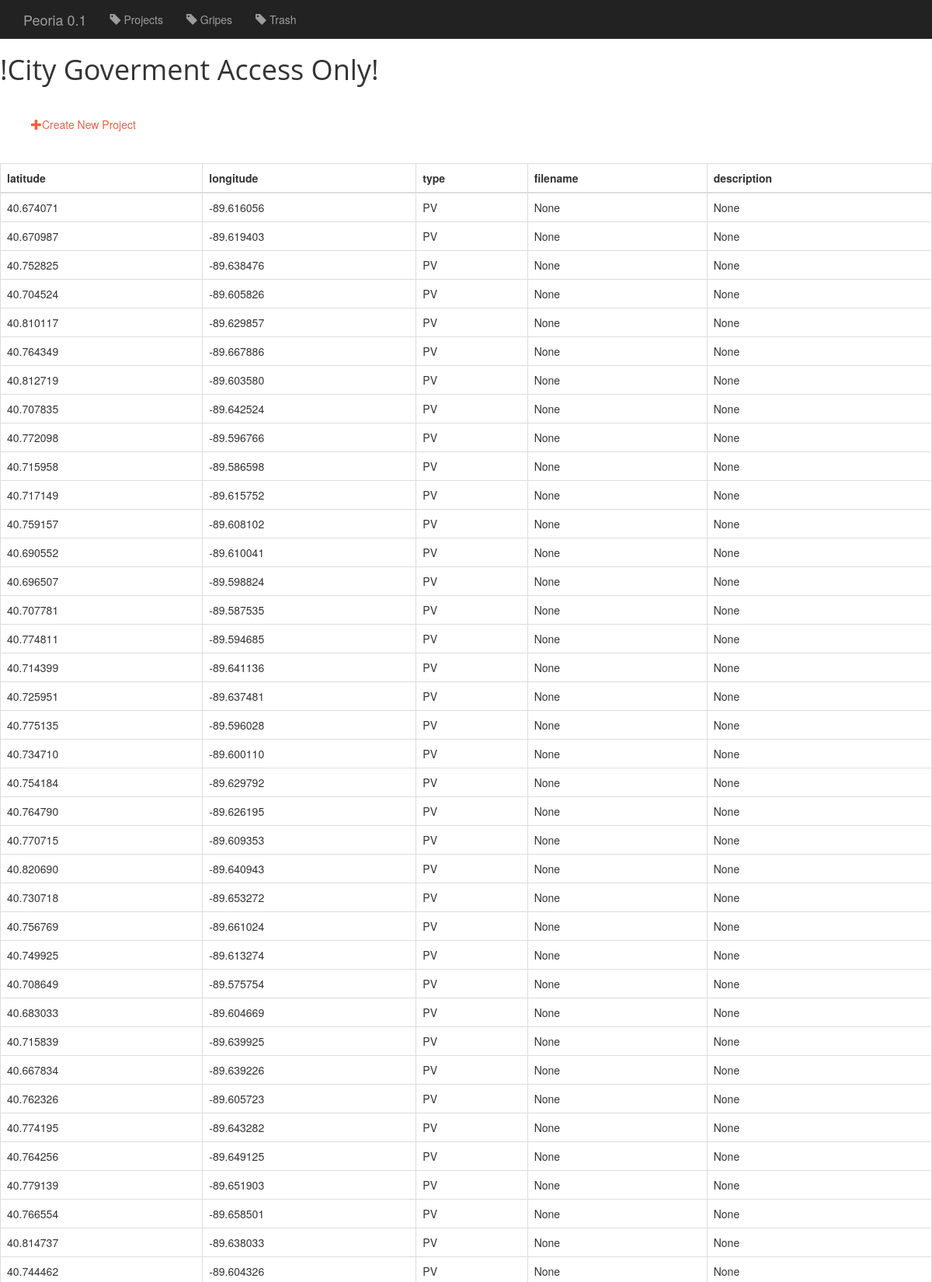
/peoria/project/ (upper part), run on the app's committed database.
### peoria/models.py (models this page shows, shortened)
class Project(models.Model):
    latitude = models.DecimalField(max_digits=10, decimal_places=6, default=40.703545)
    longitude = models.DecimalField(max_digits=10, decimal_places=6, default=-89.579086)
    PAVEMENT = 'PV'
    BIKE = 'BK'
    TRASHCANS = 'TC'
    RAMPS = 'RA'
    SIDEWALKS = 'SW'
    TYPE_CHOICES = (
        (PAVEMENT, 'Pavement'),
        (BIKE, 'Bike'),
        (TRASHCANS, 'Trashcans'),
        (RAMPS, 'Ramps'),
        (SIDEWALKS, 'Sidewalks'),
    )
    type = models.CharField(max_length=100, choices=TYPE_CHOICES)
    filename = models.CharField(max_length=100, blank=True, null=True)
    description = models.TextField(blank=True, null=True)

### peoria/views.py (the view)
class ProjectList(generic.ListView):
    template_name = 'peoria/project-list.html'
    context_object_name = 'project_list'
    def get_queryset(self):
        return Project.objects.all()

### peoria/templates/peoria/project-list.html
{% extends 'peoria/base.html' %}
{%  block body %}
    <h1>!City Goverment Access Only!</h1>
<div class="container">
        <a href="{% url 'peoria:project-create' %}">
        <span class="glyphicon glyphicon-plus"></span>Create New Project
    </a>
</div>
    <table class="table table-bordered">
        <thead>
            <tr>
                <th>latitude</th>
                <th>longitude</th>
                <th>type</th>
                <th>filename</th>
                <th>description</th>
            </tr>
        </thead>
        <tbody>
            {% for project in project_list %}
                <tr>
                    <td>{{ project.latitude }}</td>
                    <td>{{ project.longitude }}</td>
                    <td>{{ project.type }}</td>
                    <td>{{ project.filename }}</td>
                    <td>{{ project.description }}</td>
                </tr>
            {% endfor %}
        </tbody>
    </table>
{% endblock %}

### peoria/static/peoria/style.css (style rules this page uses)
body, html { width: 100%; height: 100%; }
body { font-family: 'Helvetica Neue', Arial, sans-serif; }
a { color: #F05F40; -webkit-transition: all 0.2s; -moz-transition: all 0.2s; transition: all 0.2s; }
h1, h2, h3, h4, h5, h6 { font-family: 'Open Sans', 'Helvetica Neue', Arial, sans-serif; }
.container { padding: 20px; margin: 20px; }

### data on the page
Project: latitude "40.674071", longitude "-89.616056", type "PV", filename "None", description "None"
Project: latitude "40.670987", longitude "-89.619403", type "PV", filename "None", description "None"
Project: latitude "40.752825", longitude "-89.638476", type "PV", filename "None", description "None"
Project: latitude "40.704524", longitude "-89.605826", type "PV", filename "None", description "None"
Project: latitude "40.810117", longitude "-89.629857", type "PV", filename "None", description "None"
Project: latitude "40.764349", longitude "-89.667886", type "PV", filename "None", description "None"
Project: latitude "40.812719", longitude "-89.603580", type "PV", filename "None", description "None"
Project: latitude "40.707835", longitude "-89.642524", type "PV", filename "None", description "None"
Project: latitude "40.772098", longitude "-89.596766", type "PV", filename "None", description "None"
Project: latitude "40.715958", longitude "-89.586598", type "PV", filename "None", description "None"
Project: latitude "40.717149", longitude "-89.615752", type "PV", filename "None", description "None"
Project: latitude "40.759157", longitude "-89.608102", type "PV", filename "None", description "None"
Project: latitude "40.690552", longitude "-89.610041", type "PV", filename "None", description "None"
Project: latitude "40.696507", longitude "-89.598824", type "PV", filename "None", description "None"
Project: latitude "40.707781", longitude "-89.587535", type "PV", filename "None", description "None"
Project: latitude "40.774811", longitude "-89.594685", type "PV", filename "None", description "None"
Project: latitude "40.714399", longitude "-89.641136", type "PV", filename "None", description "None"
Project: latitude "40.725951", longitude "-89.637481", type "PV", filename "None", description "None"
Project: latitude "40.775135", longitude "-89.596028", type "PV", filename "None", description "None"
Project: latitude "40.734710", longitude "-89.600110", type "PV", filename "None", description "None"
Project: latitude "40.754184", longitude "-89.629792", type "PV", filename "None", description "None"
Project: latitude "40.764790", longitude "-89.626195", type "PV", filename "None", description "None"
Project: latitude "40.770715", longitude "-89.609353", type "PV", filename "None", description "None"
Project: latitude "40.820690", longitude "-89.640943", type "PV", filename "None", description "None"
Project: latitude "40.730718", longitude "-89.653272", type "PV", filename "None", description "None"
Project: latitude "40.756769", longitude "-89.661024", type "PV", filename "None", description "None"
Project: latitude "40.749925", longitude "-89.613274", type "PV", filename "None", description "None"
Project: latitude "40.708649", longitude "-89.575754", type "PV", filename "None", description "None"
Project: latitude "40.683033", longitude "-89.604669", type "PV", filename "None", description "None"
Project: latitude "40.715839", longitude "-89.639925", type "PV", filename "None", description "None"
Project: latitude "40.667834", longitude "-89.639226", type "PV", filename "None", description "None"
Project: latitude "40.762326", longitude "-89.605723", type "PV", filename "None", description "None"
Project: latitude "40.774195", longitude "-89.643282", type "PV", filename "None", description "None"
Project: latitude "40.764256", longitude "-89.649125", type "PV", filename "None", description "None"
Project: latitude "40.779139", longitude "-89.651903", type "PV", filename "None", description "None"
Project: latitude "40.766554", longitude "-89.658501", type "PV", filename "None", description "None"
Project: latitude "40.814737", longitude "-89.638033", type "PV", filename "None", description "None"
Project: latitude "40.744462", longitude "-89.604326", type "PV", filename "None", description "None"
